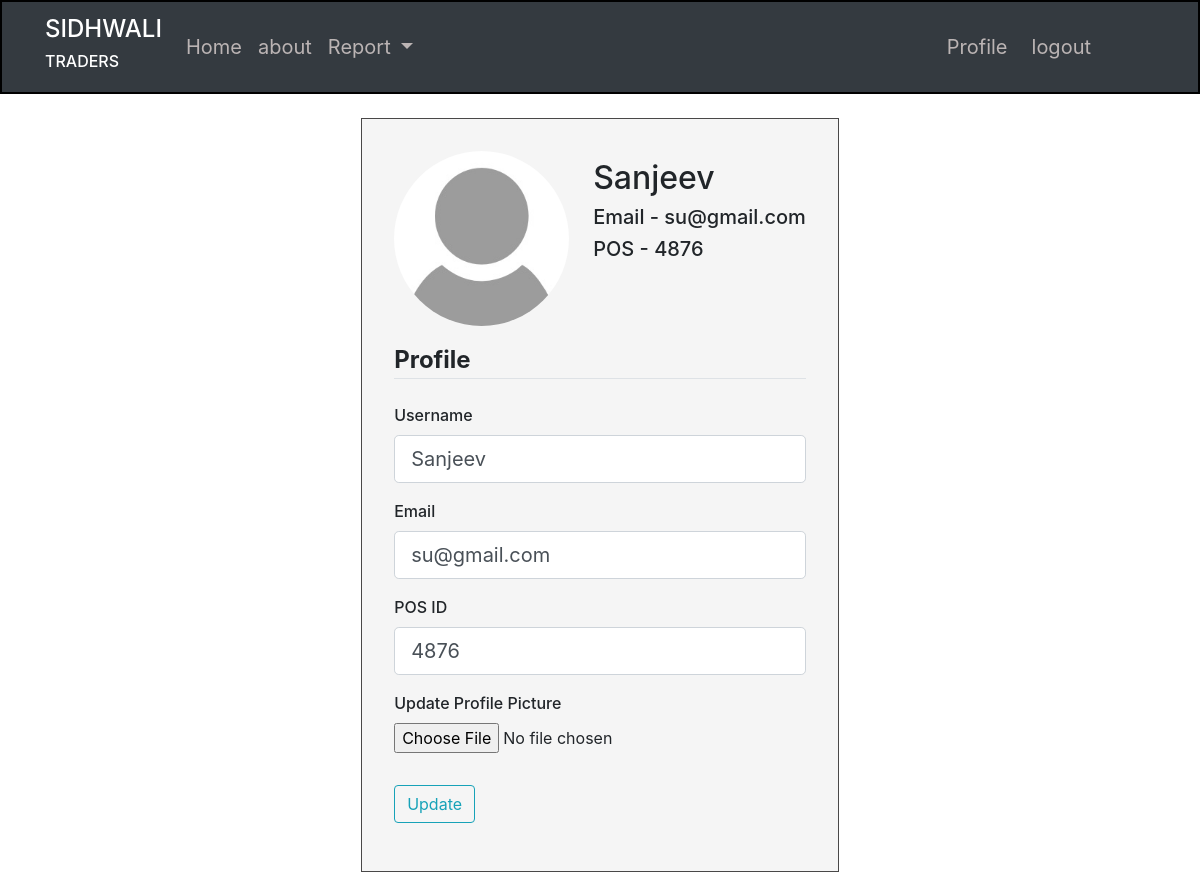
The page /profile (signed in) on the database its author committed.
### crm/models.py (models this page shows, shortened)
class User(db.Model, UserMixin):
    id = db.Column(db.Integer, primary_key=True)
    username = db.Column(db.String(20), unique=True, nullable=False)
    email = db.Column(db.String(120), unique=True, nullable=False)
    image_file = db.Column(db.String(20), nullable=False, default="default.jpeg")
    password = db.Column(db.String(20), nullable=False)
    pos_id = db.Column(db.Integer, unique=True, nullable=False)
    hisaab = db.relationship("Hisaab", backref="fos", lazy="dynamic")

### crm/routes.py (the view)
@app.route("/profile", methods=["GET", "POST"])
@login_required
def profile():
    form = UpdateProfileForm()
    if form.validate_on_submit():
        if form.picture.data:
            picture_file = save_picture(form.picture.data)
            current_user.image_file = picture_file
        current_user.username = form.username.data
        current_user.email = form.email.data
        current_user.pos_id = form.pos_id.data
        db.session.commit()
        flash("Your profile has been updated", "success")
        return redirect(url_for("profile"))
    elif request.method == "GET":
        form.username.data = current_user.username
        form.email.data = current_user.email
        form.pos_id.data = current_user.pos_id
    image_file = url_for("static", filename="profile_pics/" + current_user.image_file)
    return render_template(
        "profile.html", title="Profile", image_file=image_file, form=form
    )

### crm/forms.py (shortened to what this page needs)
class UpdateProfileForm(FlaskForm):
    username = StringField(
        "Username", validators=[DataRequired(), Length(min=2, max=20)]
    )
    email = StringField("Email", validators=[DataRequired(), email()])
    pos_id = IntegerField("POS ID", validators=[DataRequired()])
    picture = FileField(
        "Update Profile Picture", validators=[FileAllowed(["jpg", "jpeg", "png"])]
    )
    submit = SubmitField("Update")

### crm/models.py (called while the page is built)
@login_manager.user_loader
def load_user(user_id):
    return User.query.get(int(user_id))

### crm/templates/profile.html (shortened to what this page needs)
{% extends "index.html" %}
{% block content  %}
<div class="d-flex justify-content-center">
   <div class="content-section mt-4">
      <div class="media">
         <img class="rounded-circle account-img mr-4" src="{{ image_file }}">
         <div class="media-body mt-2">
            <h2 class="mt-0">{{ current_user.username }}</h2>
            <h5 class="mt-0">Email - {{ current_user.email }}</h5>
            <h5 class="mt-0">POS - {{ current_user.pos_id }}</h5>
         </div>
      </div>
      <div>
         <form method="POST" action="" enctype="multipart/form-data">
            <fieldset class="form-group">
               <legend class="border-bottom mb-4"><strong>Profile</strong></legend>
               <div class="form-group">
                  {{ form.username.label(class="form-control-label") }}
                  {% if form.username.errors %}
                  {{ form.username(class="form-control form-control-lg is-invalid") }}
                  <div class="invalid-feedback">
                     {% for error in form.username.errors%}
                     <span>{{ error }}</span>
                     {% endfor %}
                  </div>
                  {% else %}
                  {{ form.username(class="form-control form-control-lg") }}
                  {% endif %}
               </div>
               <div class="form-group">
                  {{ form.email.label(class="form-control-label") }}
                  {% if form.email.errors %}
                  {{ form.email(class="form-control form-control-lg is-invalid") }}
                  <div class="invalid-feedback">
                     {% for error in form.email.errors%}
                     <span>{{ error }}</span>
                     {% endfor %}
                  </div>
                  {% else %}
                  {{ form.email(class="form-control form-control-lg") }}
                  {% endif %}
               </div>
               <div class="form-group">
                  {{ form.pos_id.label(class="form-control-label") }}
                  {% if form.pos_id.errors %}
                  {{ form.pos_id(class="form-control form-control-lg is-invalid") }}
                  <div class="invalid-feedback">
                     {% for error in form.pos_id.errors%}
                     <span>{{ error }}</span>
                     {% endfor %}
                  </div>
                  {% else %}
                  {{ form.pos_id(class="form-control form-control-lg") }}
                  {% endif %}
               </div>
               <div class="form-group">
                  {{ form.picture.label() }}
                  {{ form.picture(class="form-control-file") }}
               </div>
            </fieldset>
            <div class="form-group">
               {{ form.submit(class="btn btn-outline-info") }}
            </div>
         </form>
      </div>
   </div>
</div>
{% endblock content %}

### crm/static/main.css (style rules this page uses)
body { background-color: rgb(255, 255, 255); min-width: fit-content; }
.content-section { background-color: whitesmoke; border: .5px solid rgb(73, 72, 72); padding: 2rem; font-weight: 500; }
.account-img { height: 175px; width: 175px; margin-right: 20px; margin-bottom: 16px; }

### rows shown on the page
User: username "Sanjeev", email "su@gmail.com", pos_id "4876"
